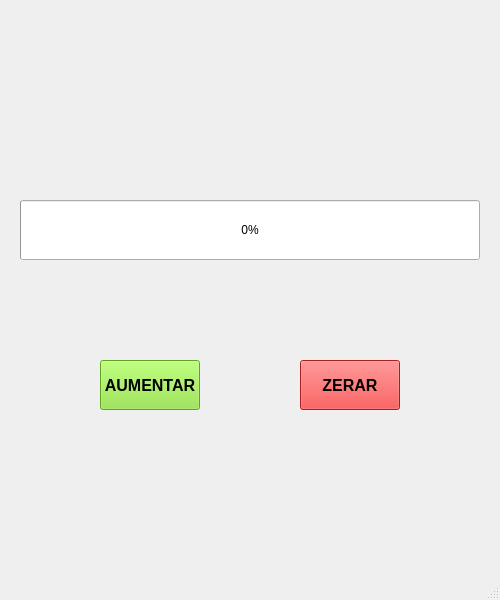
<?xml version="1.0" encoding="UTF-8"?>
<ui version="4.0">
 <class>MainWindow</class>
 <widget class="QMainWindow" name="MainWindow">
  <property name="geometry">
   <rect>
    <x>0</x>
    <y>0</y>
    <width>500</width>
    <height>600</height>
   </rect>
  </property>
  <property name="windowTitle">
   <string>MainWindow</string>
  </property>
  <widget class="QWidget" name="centralwidget">
   <widget class="QProgressBar" name="progressBar">
    <property name="geometry">
     <rect>
      <x>20</x>
      <y>200</y>
      <width>460</width>
      <height>60</height>
     </rect>
    </property>
    <property name="value">
     <number>0</number>
    </property>
   </widget>
   <widget class="QPushButton" name="pushButton">
    <property name="geometry">
     <rect>
      <x>100</x>
      <y>360</y>
      <width>100</width>
      <height>50</height>
     </rect>
    </property>
    <property name="font">
     <font>
      <pointsize>12</pointsize>
      <weight>75</weight>
      <bold>true</bold>
     </font>
    </property>
    <property name="styleSheet">
     <string notr="true">background-color: rgb(138, 226, 52);</string>
    </property>
    <property name="text">
     <string>AUMENTAR</string>
    </property>
   </widget>
   <widget class="QPushButton" name="pushButton_2">
    <property name="geometry">
     <rect>
      <x>300</x>
      <y>360</y>
      <width>100</width>
      <height>50</height>
     </rect>
    </property>
    <property name="font">
     <font>
      <pointsize>12</pointsize>
      <weight>75</weight>
      <bold>true</bold>
     </font>
    </property>
    <property name="styleSheet">
     <string notr="true">background-color: rgb(239, 41, 41);</string>
    </property>
    <property name="text">
     <string>ZERAR</string>
    </property>
   </widget>
  </widget>
  <widget class="QMenuBar" name="menubar">
   <property name="geometry">
    <rect>
     <x>0</x>
     <y>0</y>
     <width>500</width>
     <height>22</height>
    </rect>
   </property>
  </widget>
  <widget class="QStatusBar" name="statusbar"/>
 </widget>
 <resources/>
 <connections/>
</ui>
